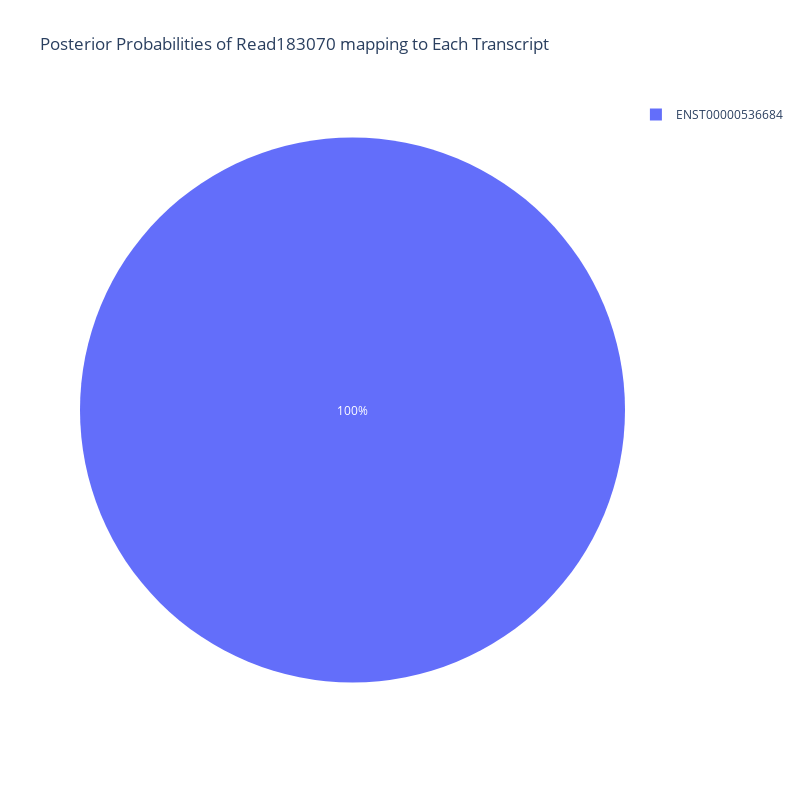
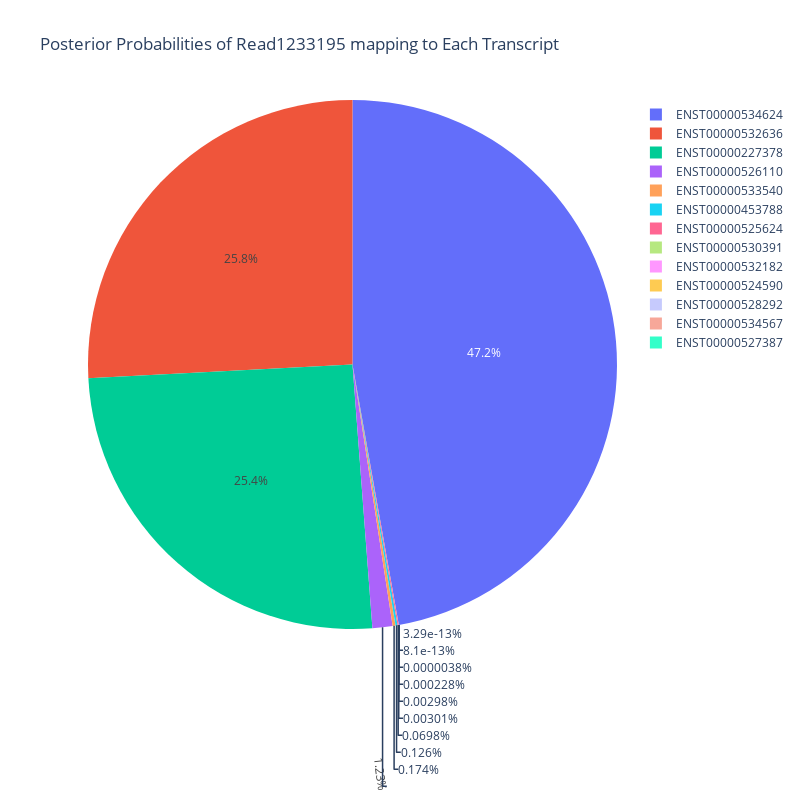
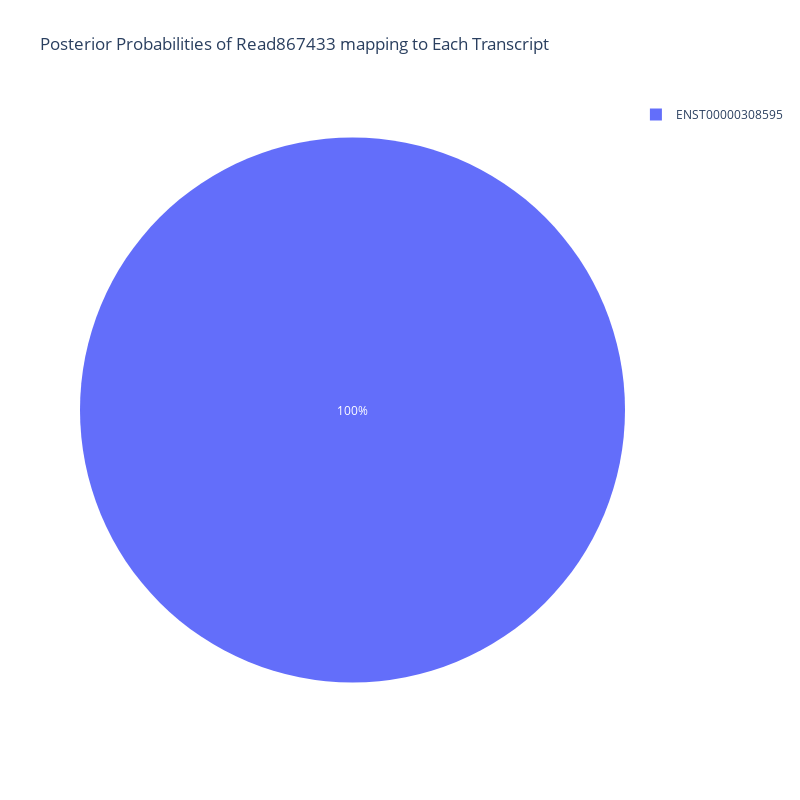
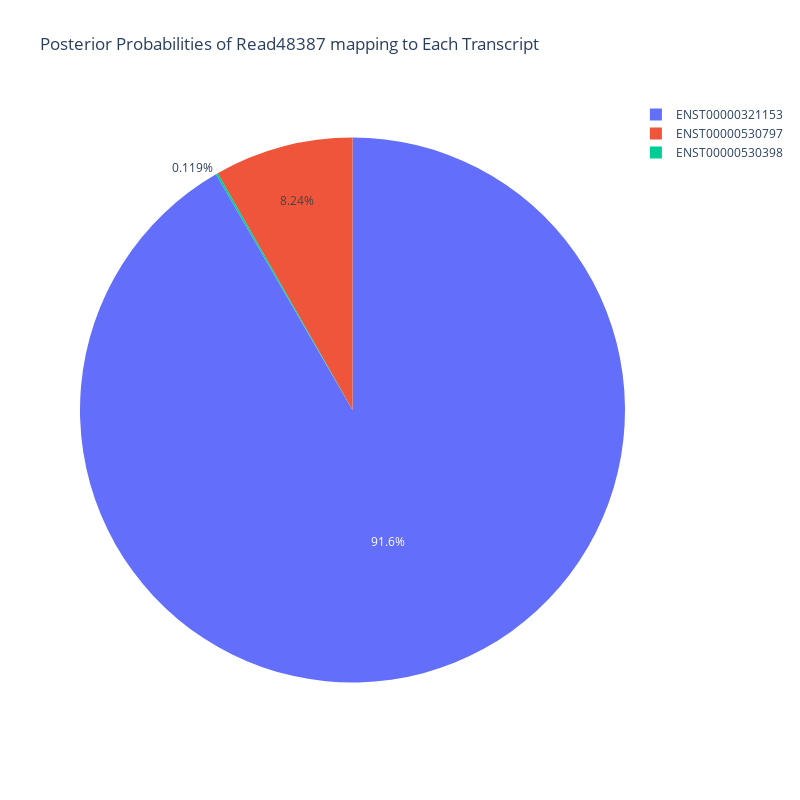

The code cell stored with these charts, in order, in its notebook:
### Code cell
import random

reads = rsem.reads

for i in range(10):
    read = random.choice(reads)
    rsem.plot_posterior_probabilities(read.query_name)

### Figure 1 — Plotly figure (JSON) as saved in the notebook; plotly's stock layout.template omitted (floating-point values rounded to 4 significant figures)
{"data": [{"labels": ["ENST00000536684"], "type": "pie", "values": [1]}], "layout": {"height": 800, "showlegend": true, "title": {"text": "Posterior Probabilities of Read183070 mapping to Each Transcript"}, "width": 800}}

### Figure 2 — Plotly figure (JSON) as saved in the notebook; plotly's stock layout.template omitted (floating-point values rounded to 4 significant figures)
{"data": [{"labels": ["ENST00000530391", "ENST00000534624", "ENST00000532182", "ENST00000525624", "ENST00000527387", "ENST00000532636", "ENST00000227378", "ENST00000528292", "ENST00000524590", "ENST00000526110", "ENST00000453788", "ENST00000534567", "ENST00000533540"], "type": "pie", "values": [3.009e-05, 0.472, 2.981e-05, 0.0006982, 3.289e-15, 0.2582, 0.2538, 3.796e-08, 2.277e-06, 0.01228, 0.00126, 8.105e-15, 0.001737]}], "layout": {"height": 800, "showlegend": true, "title": {"text": "Posterior Probabilities of Read1233195 mapping to Each Transcript"}, "width": 800}}

### Figure 3 — Plotly figure (JSON) as saved in the notebook; plotly's stock layout.template omitted (floating-point values rounded to 4 significant figures)
{"data": [{"labels": ["ENST00000308595"], "type": "pie", "values": [1]}], "layout": {"height": 800, "showlegend": true, "title": {"text": "Posterior Probabilities of Read867433 mapping to Each Transcript"}, "width": 800}}

### Figure 4 — Plotly figure (JSON) as saved in the notebook; plotly's stock layout.template omitted (floating-point values rounded to 4 significant figures)
{"data": [{"labels": ["ENST00000321153", "ENST00000530797", "ENST00000530398"], "type": "pie", "values": [0.9164, 0.08237, 0.001188]}], "layout": {"height": 800, "showlegend": true, "title": {"text": "Posterior Probabilities of Read48387 mapping to Each Transcript"}, "width": 800}}
